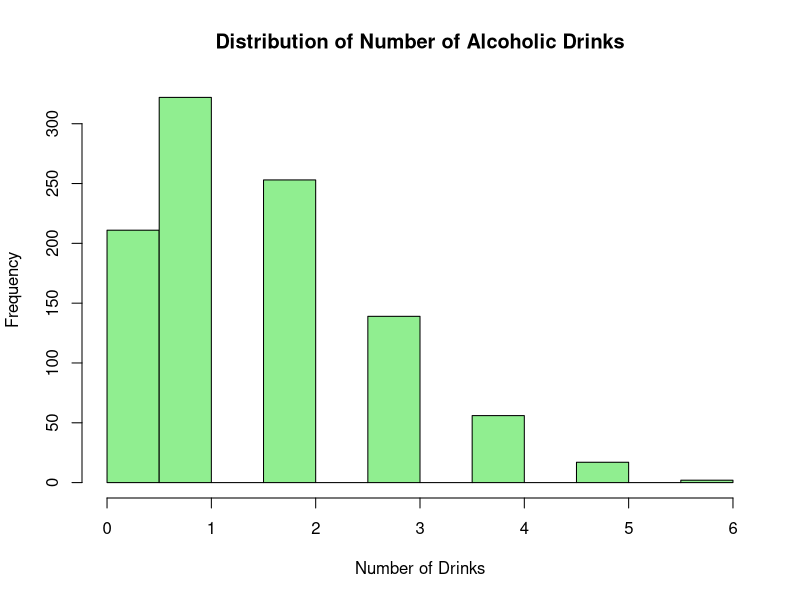
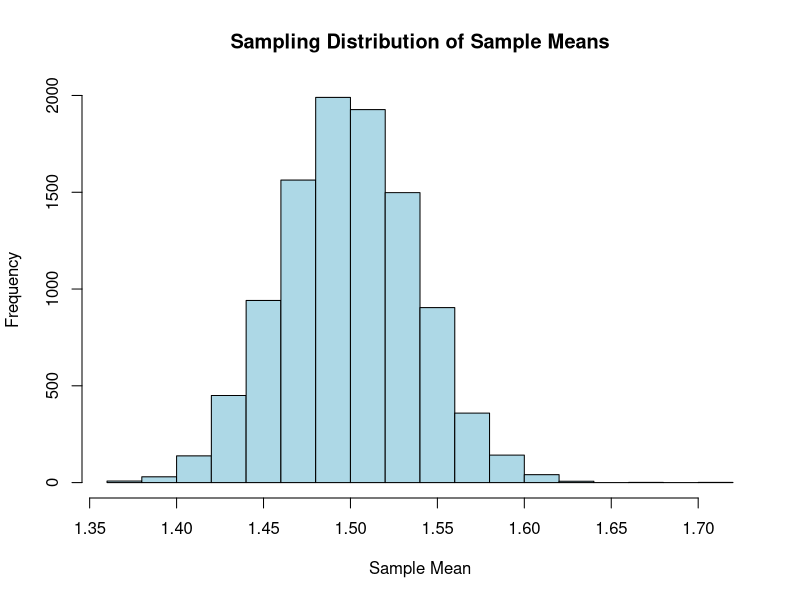

R code for these plots, in order:
set.seed(456)
n_sample <- 1000
population_distribution <- rpois(n_sample, lambda = 1.5)

sample_mean <- mean(population_distribution)
sample_sd <- sd(population_distribution)

hist(population_distribution, main = "Distribution of Number of Alcoholic Drinks",
     xlab = "Number of Drinks", col = "lightgreen")

cat("Sample Mean:", sample_mean, "\n")
cat("Sample Standard Deviation:", sample_sd, "\n")

set.seed(789)
n_samples <- 10000
sample_means <- replicate(n_samples, mean(rpois(n_sample, lambda = 1.5)))

mean_sampling_distribution <- mean(sample_means)
sd_sampling_distribution <- sd(sample_means)

hist(sample_means, main = "Sampling Distribution of Sample Means",
     xlab = "Sample Mean", col = "lightblue")

cat("Mean of Sampling Distribution:", mean_sampling_distribution, "\n")
cat("Standard Deviation of Sampling Distribution:", sd_sampling_distribution, "\n")
